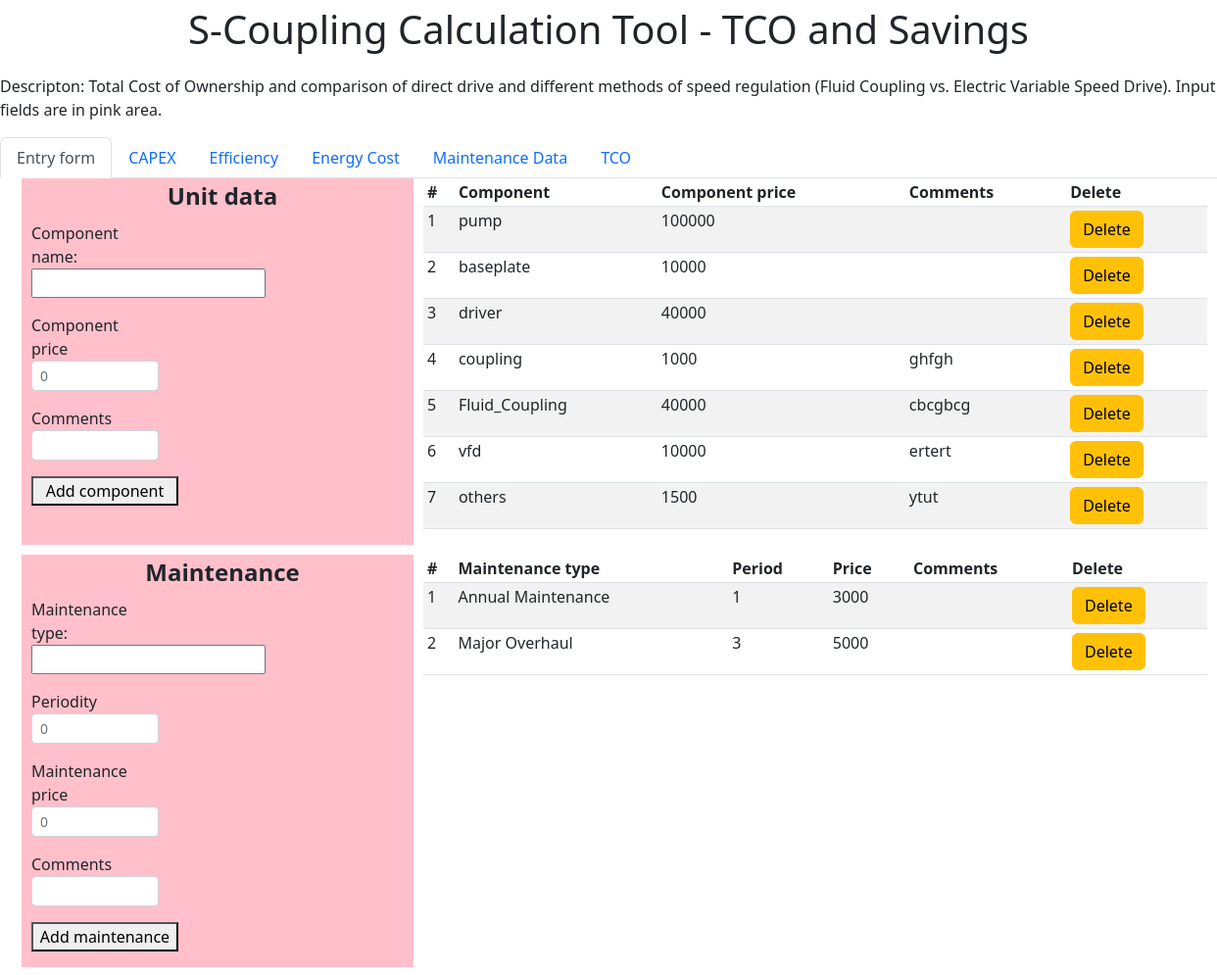
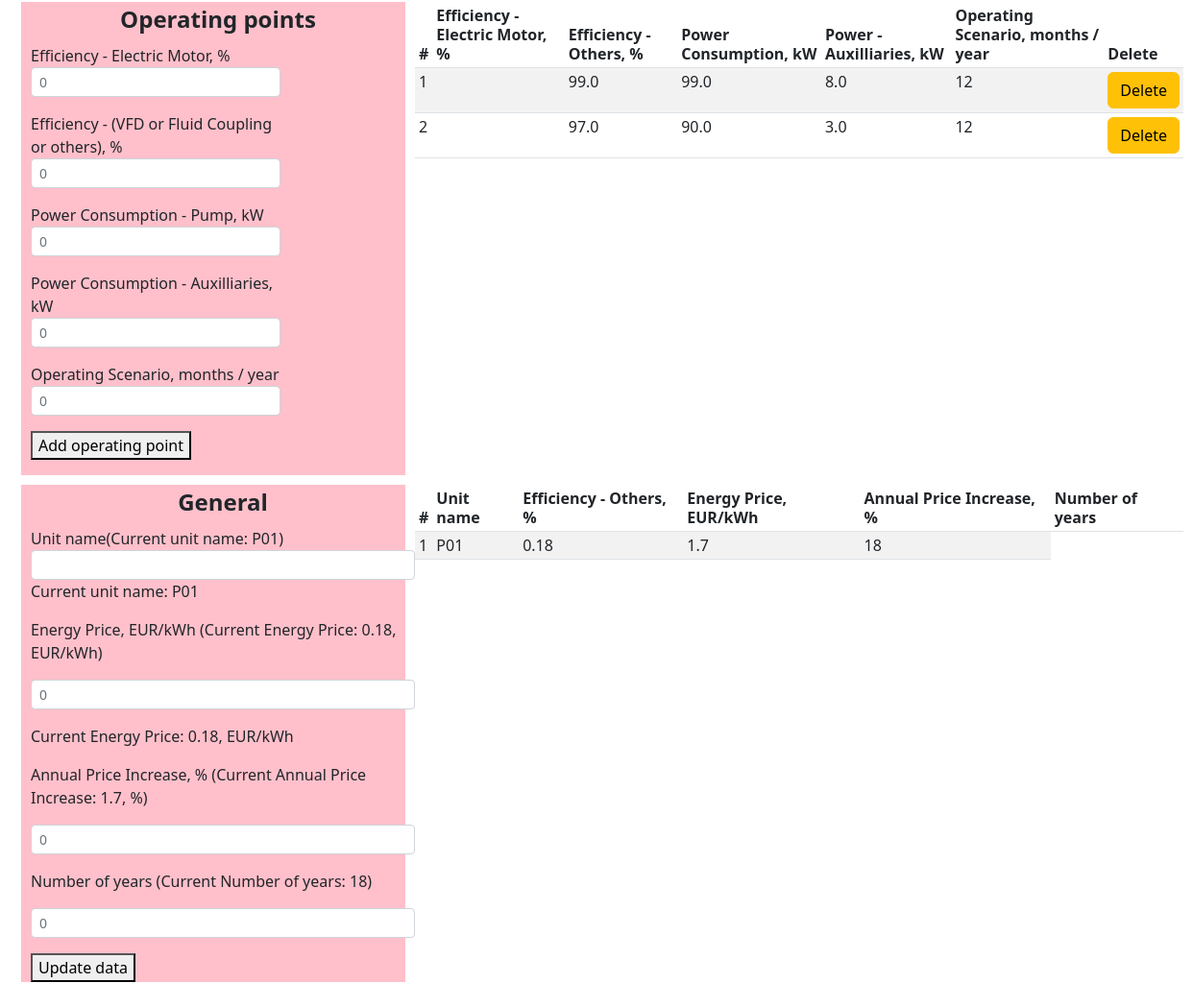
The page /form_page on the database its author committed (2 pictures, top to bottom).
### app.py (models this page shows, shortened)
class Component(db.Model):
    id=db.Column(db.Integer, primary_key=True)
    component = db.Column(db.String(30), nullable=False)
    comments = db.Column(db.String(30), nullable=False)
    component_price=db.Column(db.Integer, nullable=False)

class Maintenance (db.Model):
    id = db.Column(db.Integer, primary_key=True)
    main_type = db.Column(db.String(30), nullable=False)
    period = db.Column(db.Integer, nullable=False)
    main_price = db.Column(db.Integer, nullable=False)
    main_comments = db.Column(db.String(30), nullable=False)

class Point(db.Model):
    id = db.Column(db.Integer, primary_key=True)
    eff_driver = db.Column(db.Float, nullable=False)
    eff_other = db.Column(db.Float, nullable=False)
    power_pump = db.Column(db.Float, nullable=False)
    power_aux = db.Column(db.Float, nullable=False)
    scenario = db.Column(db.Integer, nullable=False)

class General(db.Model):
    id = db.Column(db.Integer, primary_key=True)
    unit_name = db.Column(db.String(30), nullable=False)
    energy_price = db.Column(db.Float, nullable=False, default=0.04)
    annual_increase = db.Column(db.Float, nullable=False, default=1.5)
    number_years = db.Column(db.Integer, nullable=False, default=30)

### app.py (the view)
@app.route('/', methods=['POST','GET'])
@app.route('/form_page', methods=['POST','GET'])
def form_page():
    unit_components = Component.query.all()
    component=0
    component_price=0
    comments=0
    maintenances = Maintenance.query.all()
    main_type = 0
    period = 0
    main_price = 0
    main_comments=0
    i=0
    j=0
    m=0
    generals=General.query.all()
    unit_name = generals[-1].unit_name
    energy_price = generals[-1].energy_price
    annual_increase = generals[-1].annual_increase
    number_years = generals[-1].number_years
    points = Point.query.all()
    k=0
    eff_driver = 0
    eff_other = 0
    power_pump = 0
    power_aux = 0
    scenario = 0
    a=0
    return render_template('form_page.html',component_list=component_list, a=a,m=m,generals=generals,points=points,eff_driver=eff_driver,eff_other=eff_other,power_pump=power_pump,power_aux=power_aux,scenario=scenario,k=k, i=i,j=j,unit_components=unit_components, component=component,component_price=component_price, comments=comments, main_type=main_type, period=period,main_price=main_price, main_comments=main_comments, maintenances=maintenances, unit_name=unit_name, energy_price=energy_price, annual_increase=annual_increase, number_years=number_years )

### templates/form_page.html (shortened to what this page needs)
{% extends 'base.html'%}
{%block body%}
<ul class="nav nav-tabs" id="myTab" role="tablist">
  <li class="nav-item" role="presentation">
    <a class="nav-link active" id="form" data-bs-toggle="tab" data-bs-target="#Entry form" type="button" role="tab" aria-controls="Entry form" aria-selected="true" href="/form_page">Entry form</a>
  </li>
  <li class="nav-item" role="presentation">
    <a class="nav-link" id="capex" data-bs-toggle="tab" data-bs-target="#capex" type="button" role="tab" aria-controls="capex" aria-selected="false" href="/capex">CAPEX</a>
  </li>
  <li class="nav-item" role="presentation">
    <a class="nav-link" id="efficiency" data-bs-toggle="tab" data-bs-target="#efficiency" type="button" role="tab" aria-controls="efficiency" aria-selected="false" href="/efficiency">Efficiency</a>
  </li>
    <li class="energy" role="presentation">
    <a class="nav-link" id="energy" data-bs-toggle="tab" data-bs-target="#energy" type="button" role="tab" aria-controls="energy" aria-selected="false" href="/energy">Energy Cost</a>
  </li>
    <li class="energy" role="presentation">
    <a class="nav-link" id="maintenance" data-bs-toggle="tab" data-bs-target="#maintenance" type="button" role="tab" aria-controls="maintenance" aria-selected="false" href="/maintenance">Maintenance Data</a>
  </li>
    <li class="energy" role="presentation">
    <a class="nav-link" id="tco" data-bs-toggle="tab" data-bs-target="#tco" type="button" role="tab" aria-controls="tco" aria-selected="false" href="/tco">TCO</a>
  </li>
</ul>
<section class="container">
  <div class="input1">
      <fieldset>
    <legend align="center"><b>Unit data</b></legend>
    <form action="/form_page/add_component" method="POST" name="unit_data" autocomplete="off" id="unit_data">
    <div class="form-row">
    <div class="col-md-4 mb-3">
  Component name:
 <input name=component list=components>
    <p></p><label for="component_price">Component price</label>
    <input type="number" name="component_price" id="component_price" placeholder="0" min=0 step="100" class="form-control form-control-sm" required>
    <p></p><label for="comments">Comments</label>
    <input type="text" name="comments" id="comments" class="form-control form-control-sm"><p></p>
    <button type="submit" onclick="document.forms.unit_data.submit()" style="width: 150px;">Add component</button>
        </form>
    </fieldset>
  </div>
  <div class="tab1">
      <table class="table table-striped table-sm">
          <thead>
            <tr>
              <th scope="col">#</th>
              <th scope="col">Component</th>
                <th scope="col">Component price</th>
                <th scope="col">Comments</th>
                <th scope="col">Delete</th>
                 </tr>
          </thead>
     <tbody>
     {% for i in unit_components %}
            <tr >
              <td class="counterCell"></td>
              <td>{{i.component}}</td>
              <td>{{i.component_price}}</td>
                 <td>{{i.comments}}</td>
                <td><a class="btn btn-warning" href='/form_page/{{i.id}}/del'>Delete</a></td>
                 </tr>
     {% endfor %}
          </tbody>
        </table>
  </div>
  <div class="input2">
    <fieldset>
    <legend align="center"><b>Maintenance</b></legend>
    <form action="/form_page/add_maintenance" method="POST" name="maintenance" autocomplete="off" id="maintenance">
    <div class="form-row">
    <div class="col-md-4 mb-3">
      Maintenance type:
 <input name=main_type list=maintenances>
   <p></p><label for="period">Periodity</label>
    <input type="number" name="period" id="period" placeholder="0" min=0 class="form-control form-control-sm" required>
    <p></p><label for="main_price">Maintenance price</label>
    <input type="number" name="main_price" id="main_price" placeholder="0" min=0 class="form-control form-control-sm" required>
      <p></p><label for="main_comments">Comments</label>
    <input type="text" name="main_comments" id="main_comments" class="form-control form-control-sm"><p></p>
	<button type="submit" onclick="document.forms.maintenance.submit()" style="width: 150px;">Add maintenance</button>
</form>
</fieldset>
  </div>
  <div class="tab2">
      <table class="table table-striped table-sm">
          <thead>
            <tr>
              <th scope="col">#</th>
              <th scope="col">Maintenance type</th>
                <th scope="col">Period</th>
                <th scope="col">Price</th>
                <th scope="col">Comments</th>
                <th scope="col">Delete</th>
                 </tr>
          </thead>
     <tbody>
     {% for j in maintenances %}
            <tr height="15px">
              <td class="counterCell"></td>
              <td>{{j.main_type}}</td>
              <td>{{j.period}}</td>
              <td>{{j.main_price}}</td>
                <td>{{j.main_comments}}</td>
              <td><a class="btn btn-warning" href='/form_page/{{j.id}}/del_man'>Delete</a></td>
            </tr>
     {% endfor %}
          </tbody>
        </table>
  </div>
  <div class="input3">
    <fieldset id="points">
    <legend align="center"><b>Operating points</b></legend>
        <form action="/form_page/add_point" method="POST" name="oper_points">
    <div class="form-row">
    <div class="col-md-8 mb-3">
    <label for="eff_driver">Efficiency - Electric Motor, %</label>
    <div text-align="right"><input type="number" name="eff_driver" id="eff_driver" placeholder="0" min=0 max="100" class="form-control form-control-sm" required></div><p></p>
	   <label for="eff_other">Efficiency - (VFD or Fluid Coupling or others), %</label>
    <input type="number" name="eff_other" id="eff_other" placeholder="0" min=0 max="100" class="form-control form-control-sm" required><p></p>
            <label for="power_pump">Power Consumption - Pump, kW</label>
   <input type="number" name="power_pump" id="power_pump" placeholder="0" min="0" class="form-control form-control-sm" required><p></p>
			   <label for="power_aux">Power Consumption - Auxilliaries, kW</label>
    <input type="number" name="power_aux" id="power_aux" placeholder="0" min="0" class="form-control form-control-sm" required><p></p>
				   <label for="scenario">Operating Scenario, months / year</label>
    <input type="number" name="scenario" id="scenario" placeholder="0" min="0" max="12" step="1" class="form-control form-control-sm" required><p></p>
	<button type="submit" onclick="document.forms.oper_points.submit()">Add operating point</button>
</form>
</fieldset>
  </div>
  <div class="tab3">
      <table class="table table-striped table-sm">
          <thead>
          <th scope="col">#</th>
              <th scope="col">Efficiency - Electric Motor, %</th>
                <th scope="col">Efficiency - Others, %</th>
                <th scope="col">Power Consumption, kW</th>
                <th scope="col">Power - Auxilliaries, kW </th>
                <th scope="col">Operating Scenario, months / year</th>
                <th scope="col">Delete</th>
          </thead>
     <tbody>{% for k in points %}
            <tr>
                <td class="counterCell"></td>
                <td> {{k.unit_name}}</td>
                <td> {{k.eff_other}}</td>
                <td> {{k.power_pump}}</td>
                <td> {{k.power_aux}}</td>
                <td> {{k.scenario}}</td>
                <td><a class="btn btn-warning" href='/form_page/{{k.id}}/del_point'>Delete</a></td>
            </tr>
            {% endfor %}
     </tbody>
        </table>
  </div>
     <div class="input4">
<fieldset id="economy" style="width:400px">
    <legend align="center"><b>General </b></legend>
    <form action="/form_page/add_general" method="POST" name="general">
 <label for="unit_name">Unit name     </label>(Current unit name: {{unit_name}})
    <input type="text" name="unit_name" id="unit_name" class="form-control form-control-sm" >
        <p>Current unit name: {{unit_name}}</p>
   <p><label for="energy_price">Energy Price, EUR/kWh</label> (Current Energy Price: {{energy_price}}, EUR/kWh)</p>
    <p><input type="number" name="energy_price" id="energy_price" placeholder="0" min="0" step="0.01" class="form-control form-control-sm" required></p>
        <p>Current Energy Price: {{energy_price}}, EUR/kWh</p>
    <p><label for="annual_increase">Annual Price Increase, %</label> (Current Annual Price Increase: {{annual_increase}}, %)</p>
    <p><input type="number" name="annual_increase" id="annual_increase" placeholder="0" min=0 step="0.01" class="form-control form-control-sm" required></p>
    <p><label for="number_years">Number of years</label>  (Current Number of years: {{number_years}})</p>
    <p><input type="number" name="number_years" id="number_years" placeholder="0" min=0 step="1" class="form-control form-control-sm" required></p>
	<button type="submit" onclick="document.forms.general.submit()">Update data</button>
</form>
</fieldset>
     </div>
<div class="tab4">
      <table class="table table-striped table-sm">
          <thead>
          <th scope="col">#</th>
              <th scope="col">Unit name</th>
                <th scope="col">Efficiency - Others, %</th>
                <th scope="col">Energy Price, EUR/kWh</th>
                <th scope="col">Annual Price Increase, % </th>
                <th scope="col"> Number of years</th>
          </thead>
     <tbody>{% for m in generals %}
            <tr>
                <td class="counterCell"></td>
                <td> {{m.unit_name}}</td>
                <td> {{m.energy_price}}</td>
                <td> {{m.annual_increase}}</td>
                <td> {{m.number_years}}</td>
            </tr>
            {% endfor %}
     </tbody>
        </table>
  </div>
</section>
    {%endblock%}

### templates/form_page.html (style rules this page uses)
table { counter-reset: tableCount; line-height: 20px; }
tr { height: 14px; }
.counterCell:before { content: counter(tableCount); counter-increment: tableCount; }
ul { list-style-type: decimal; }
.input1 { grid-area: input1; padding-left: 10px; background:pink; }
.input2 { grid-area: input2; padding-left: 10px; background:pink; }
.input3 { grid-area: input3; padding-left: 10px; background:pink; }
.input4 { grid-area: input4; padding-left: 10px; background:pink; }
.tab1 { grid-area: tab1; align-self: start; }
.tab2 { grid-area: tab2; align-self: start; }
.tab3 { grid-area: tab3; align-self: start; }
.tab4 { grid-area: tab4; align-self: start; }
.container { display: grid; margin-left: 10px; gap: 10px 10px; grid-template-columns: 400px 800px; grid-template-rows: auto; grid-template-areas: "input1 tab1" "input2 tab2" "input3 tab3" "input4 tab4"; }

### rows shown on the page
Component: component "pump", component_price "100000"
Component: component "baseplate", component_price "10000"
Component: component "driver", component_price "40000"
Component: component "coupling", component_price "1000", comments "ghfgh"
Component: component "Fluid_Coupling", component_price "40000", comments "cbcgbcg"
Component: component "vfd", component_price "10000", comments "ertert"
Component: component "others", component_price "1500", comments "ytut"
Maintenance: main_type "Annual Maintenance", period "1", main_price "3000"
Maintenance: main_type "Major Overhaul", period "3", main_price "5000"
Point: eff_other "99.0", power_pump "99.0", power_aux "8.0", scenario "12"
Point: eff_other "97.0", power_pump "90.0", power_aux "3.0", scenario "12"
General: unit_name "P01", energy_price "0.18", annual_increase "1.7", number_years "18"

### other values the page prints
{{ number_years }} "18"
